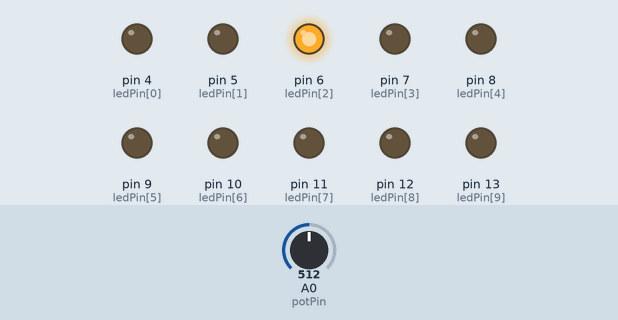
This sketch was run on a simulated Arduino Uno, built with avr-gcc and run on an emulated ATmega328P. Shown: output pins drawn as LEDs (lit = HIGH). Inputs (shaded band) come from the test bench; at power-on: A0 (potPin) = 512.

Above: at 1.3 s.
1.4 s: A0 (potPin) set to 501
At 1.9 s:
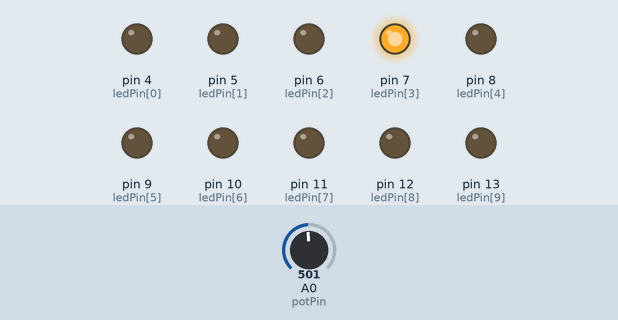
4.5 s: A0 (potPin) set to 485
At 4.78 s:
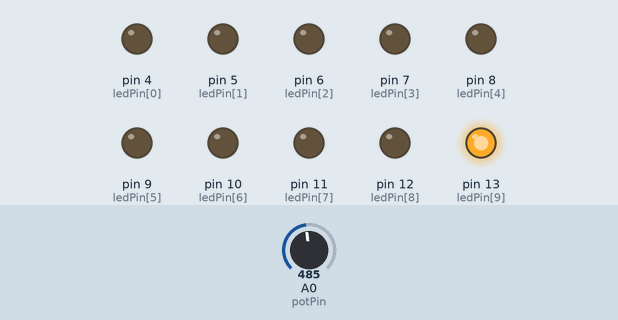
7.6 s: A0 (potPin) set to 468
10.7 s: A0 (potPin) set to 459
13.8 s: A0 (potPin) set to 0
At 14.6 s:
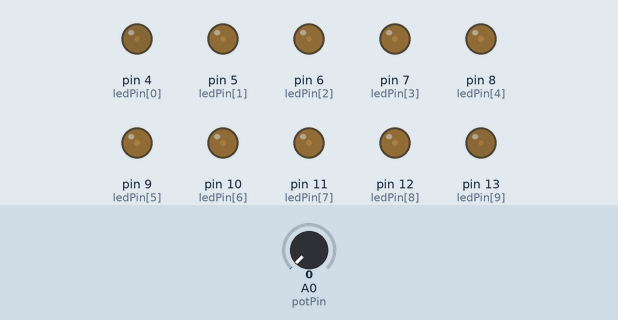
15.5 s: A0 (potPin) set to 20
At 15.69 s:
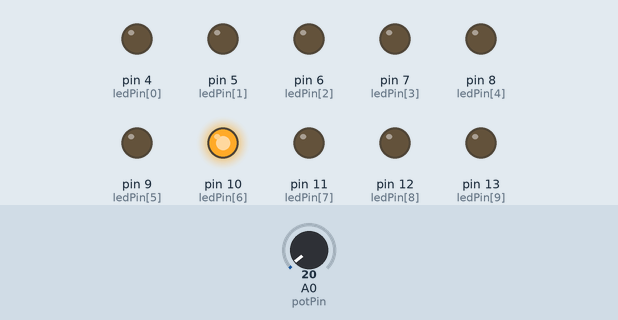
Timing chart, 0 to 19.6 s (numbered marks = the images above; inputs shaded):
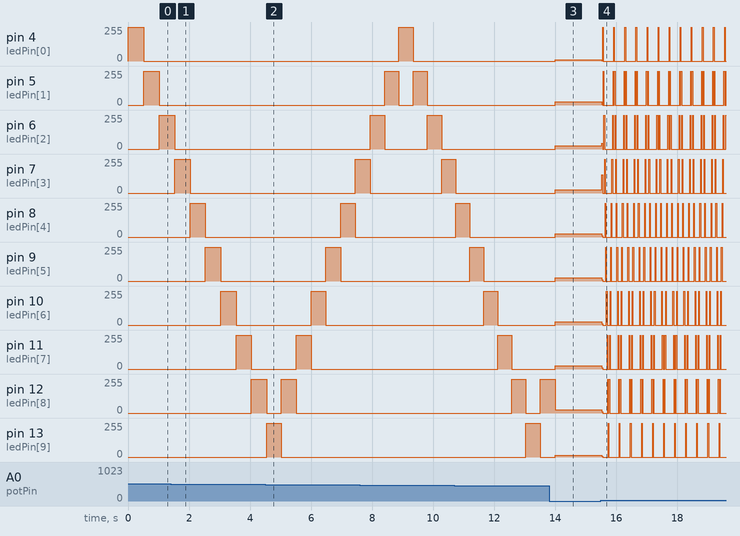

Measured:
- the behaviour switches between 494 and 493 on A0 (potPin) (found by bisection; images 1 and 2)
- after the input at 13.8 s, pin 4 (ledPin[0]): 0/255 → 11/255 after 0.21 s; pin 5 (ledPin[1]), pin 6 (ledPin[2]): 0/255 → 23/255 after 0.21 s; pin 7 (ledPin[3]), pin 8 (ledPin[4]): 0/255 → 24/255 after 0.21 s; pin 12 (ledPin[8]): 255/255 → 26/255 after 0.21 s; pin 13 (ledPin[9]): 0/255 → 14/255 after 0.21 s
- after the input at 15.5 s, pin 4 (ledPin[0]): 11/255 → 3/255 at once, then repeats every 0.36 s: 255/255 0.01 s, 0/255 0.34 s; pin 5 (ledPin[1]): 23/255 → 7/255 at once, then repeats every 0.36 s: 0/255 0.01 s, 255/255 0.02 s, 0/255 0.30 s, 255/255 0.02 s
- by itself, pin 5 (ledPin[1]): alternates 255/255 for 0.47 s and 0/255 for 0.47 s
- by itself, pin 6 (ledPin[2]): alternates 255/255 for 0.47 s and 0/255 for 1.4 s

The sketch:

banghieu.ino
```cpp
int ledPin[] = {4, 5, 6, 7, 8, 9, 10, 11, 12, 13};
int direction = 1;


int currentLED = 0;
int potPin = 0;
unsigned long changeTime;
void setup() {
  for (int x = 0; x < 10; x++) {
    pinMode(ledPin[x], OUTPUT);
  }
}
void loop() {
  int delayvalu = analogRead(potPin);
  for (int x = 0; x < 10; x++) {
    digitalWrite(ledPin[x], LOW);
  }
  digitalWrite(ledPin[currentLED], HIGH);
  currentLED += direction;

  if (currentLED == 9) {
    direction = -1;
  }
  if (currentLED == 0) {
    direction = 1;
  }
  delay(delayvalu);
}
```
